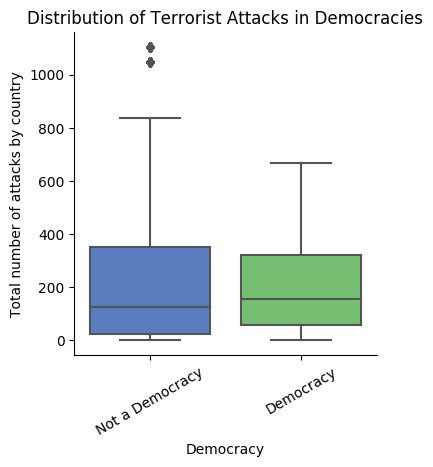

Recreate this plot in Python.
#!/usr/bin/env python

import pandas as pd
import numpy as np
import matplotlib.pyplot as plt
import seaborn as sns
import csv
import statsmodels.api as sm
import statsmodels.formula.api as smf
import statsmodels as sms
import matplotlib.pyplot as plt
from matplotlib.ticker import *

df = pd.read_csv('CheibubStart.csv')

ax = sns.factorplot(x='democracy', y="count", data=df, kind="box", palette="muted")

ax.set(xlabel='Democracy', ylabel='Total number of attacks by country', title = "Distribution of Terrorist Attacks in Democracies")

plt.xticks(range(6), ('Not a Democracy', 'Democracy'), rotation=30)

plt.savefig('figure11.png', bbox_inches='tight')
